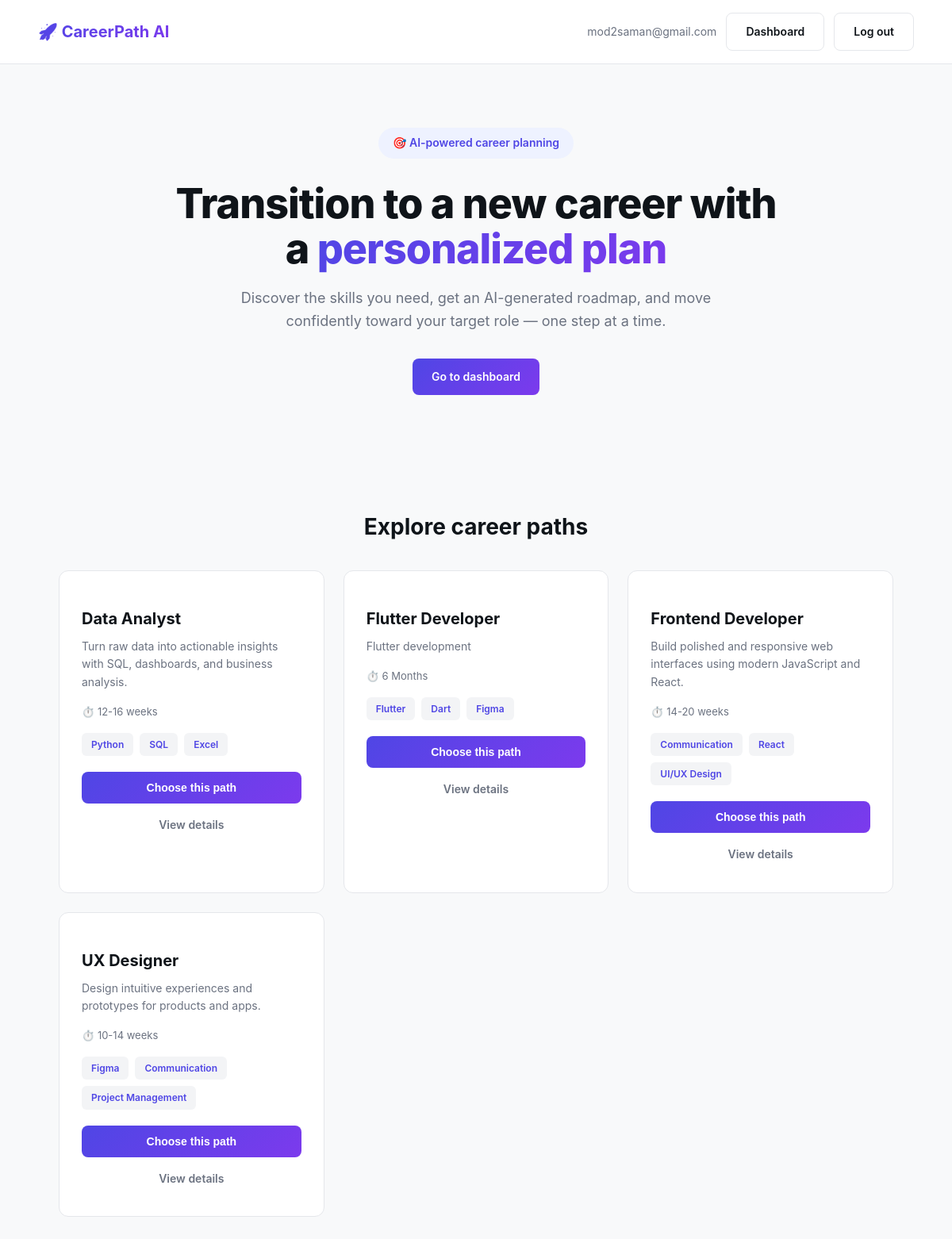
Screenshot of / (signed in) with the database file from the repository.
### accounts/models.py (models this page shows, shortened)
class User(AbstractUser):
    full_name = models.CharField(max_length=150, blank=True, null=True, verbose_name="Full Name")
    email = models.EmailField(unique=True, verbose_name="Email Address")

### careers/models.py (models this page shows, shortened)
class Career(models.Model):
    title           = models.CharField(max_length=150, unique=True)
    description     = models.TextField()
    required_skills = models.ManyToManyField(Skill, through='CareerSkill', related_name='careers')
    estimated_time  = models.CharField(max_length=50, default='6 Months')

### skills/models.py (models this page shows, shortened)
class Skill(models.Model):
    name = models.CharField(max_length=100, unique=True)
    category = models.CharField(max_length=100, blank=True, null=True) # Technical, Soft Skill

### core/views.py (the view)
# urls.py: path("", landing, name="landing"),
def landing(request):
    careers = Career.objects.all().order_by('title')
    return render(request, "landing.html", {"careers": careers})

### core/templates/landing.html (shortened to what this page needs)
{% extends 'base.html' %}
{% block content %}
<section class="hero">
  <div class="hero-badge">🎯 AI-powered career planning</div>
  <h1>Transition to a new career with a <span class="gradient-text">personalized plan</span></h1>
  <p>
    Discover the skills you need, get an AI-generated roadmap, and move
    confidently toward your target role — one step at a time.
  </p>
  <div class="hero-buttons">
    {% if user.is_authenticated %}
    <a href="/dashboard/" class="btn-primary">Go to dashboard</a>
    {% else %}
    <a href="/accounts/signup/" class="btn-primary">Start free</a>
    <a href="/accounts/login/" class="btn-secondary">I have an account</a>
    {% endif %}
  </div>
</section>
<div class="container">
  <h2 class="section-title text-center">Explore career paths</h2>
  <div class="grid">
    {% if careers %}
    {% for career in careers %}
    <div class="career-card">
      <div class="career-title">{{ career.title }}</div>
      <div class="career-desc">{{ career.description|truncatewords:16 }}</div>
      <div class="career-meta">⏱️ {{ career.estimated_time }}</div>
      <div class="skill-tags">
        {% for skill in career.required_skills.all|slice:":3" %}
        <span class="skill-tag">{{ skill.name }}</span>
        {% endfor %}
      </div>
      <form method="post" action="/dashboard/select-career/{{ career.id }}/">
        <button type="submit" class="btn-primary btn-full">
          {% if career == target_career %}✓ Current target{% else %}Choose this path{% endif %}
        </button>
      </form>
      <a href="/careers/{{ career.id }}/" class="btn-ghost btn-full" style="margin-top:8px;">View details</a>
    </div>
    {% empty %}
    <p>No careers yet. Run <code>python manage.py seed_data</code>.</p>
    {% endfor %}
    {% else %}
    <div class="empty-state text-center">
      <p>No career paths are available yet. Check back soon.</p>
    </div>
    {% endif %}
  </div>
</div>
{% endblock %}

### accounts/templates/base.html (shortened to what this page needs)
{% load static %}
<!DOCTYPE html>
<html lang="en">
<head>
  <link rel="stylesheet" href="{% static 'css/style.css' %}">
</head>
<body>
  <nav class="landing-nav">
    <a href="/" class="logo">🚀 CareerPath AI</a>
    <div style="display:flex; gap:12px; align-items:center;">
      {% if user.is_authenticated %}
        <span style="color:var(--text-muted); font-size:14px;">{{ user.email }}</span>
        <a href="/dashboard/" class="btn-secondary">Dashboard</a>
        <a href="/accounts/logout/" class="btn-secondary">Log out</a>
      {% else %}
        <a href="/accounts/login/" class="btn-secondary">Log in</a>
        <a href="/accounts/signup/" class="btn-primary">Get started</a>
      {% endif %}
    </div>
  </nav>
  <main>
    {% block content %}{% endblock %}
  </main>
</body>
</html>

### dashboard/static/css/style.css (style rules this page uses)
:root { --primary: #4F46E5; --primary-dark: #4338CA; --secondary: #7C3AED; --gradient: linear-gradient(135deg, #4F46E5 0%, #7C3AED 100%); --bg: #F8F9FA; --surface: #FFFFFF; --border: #E5E7EB; --text: #0F1419; --text-muted: #6B7280; --success: #10B981; --success-bg: #E8F5E9; --warning: #F59E0B; --warning-bg: #FFF3E0; --radius: 8px; --radius-lg: 12px; --shadow: 0 4px 12px rgba(0, 0, 0, 0.08); --shadow-lg: 0 12px 32px rgba(0, 0, 0, 0.1); }
* { margin: 0; padding: 0; box-sizing: border-box; }
body { font-family: -apple-system, BlinkMacSystemFont, 'Segoe UI', Roboto, sans-serif; background: var(--bg); color: var(--text); line-height: 1.6; }
a { text-decoration: none; color: inherit; }
.logo { font-size: 20px; font-weight: 700; background: var(--gradient); -webkit-background-clip: text; -webkit-text-fill-color: transparent; background-clip: text; }
.btn, .btn-primary, .btn-secondary, .btn-ghost { display: inline-block; padding: 12px 24px; border-radius: var(--radius); font-size: 14px; font-weight: 600; cursor: pointer; border: none; transition: all 0.2s; text-align: center; }
.btn-primary { background: var(--gradient); color: white; }
.btn-secondary { background: var(--surface); border: 1px solid var(--border); color: var(--text); }
.btn-ghost { background: none; color: var(--text-muted); padding: 8px 16px; }
.btn-full { width: 100%; }
main { min-height: calc(100vh - 73px); }
.container { max-width: 1100px; margin: 0 auto; padding: 48px 24px; }
.section-title { font-size: 20px; font-weight: 700; margin: 40px 0 20px; }
.grid { display: grid; grid-template-columns: repeat(auto-fit, minmax(300px, 1fr)); gap: 24px; }
.career-card { background: var(--surface); border: 1px solid var(--border); border-radius: var(--radius-lg); padding: 28px; transition: all 0.3s; position: relative; overflow: hidden; }
.career-card::before { content: ''; position: absolute; top: 0; left: 0; right: 0; height: 4px; background: var(--gradient); transform: scaleX(0); transform-origin: left; transition: transform 0.3s; }
.career-title { font-size: 20px; font-weight: 700; margin-bottom: 8px; }
.career-desc { font-size: 14px; color: var(--text-muted); margin-bottom: 16px; }
.career-meta { font-size: 13px; color: var(--text-muted); margin-bottom: 16px; }
.skill-tags { display: flex; flex-wrap: wrap; gap: 8px; margin-bottom: 20px; }
.skill-tag { background: #F3F4F6; color: var(--primary); padding: 5px 12px; border-radius: 6px; font-size: 12px; font-weight: 600; }
.text-center { text-align: center; }
.gradient-text { background: var(--gradient); -webkit-background-clip: text; -webkit-text-fill-color: transparent; background-clip: text; }
.landing-nav { display: flex; justify-content: space-between; align-items: center; padding: 16px 48px; border-bottom: 1px solid var(--border); background: var(--surface); position: sticky; top: 0; z-index: 100; }
.hero { text-align: center; padding: 80px 24px 56px; max-width: 820px; margin: 0 auto; }
.hero-badge { display: inline-block; background: #EEF2FF; color: var(--primary); font-size: 14px; font-weight: 600; padding: 8px 18px; border-radius: 24px; margin-bottom: 28px; }
.hero h1 { font-size: 52px; font-weight: 800; line-height: 1.1; letter-spacing: -1px; margin-bottom: 20px; color: var(--text); }
.hero p { font-size: 18px; color: var(--text-muted); max-width: 620px; margin: 0 auto 32px; line-height: 1.6; }
.hero-buttons { display: flex; gap: 14px; justify-content: center; flex-wrap: wrap; }
.section-title { font-size: 28px; font-weight: 700; margin-bottom: 32px; color: var(--text); }

### rows the page displays
User: email "mod2saman@gmail.com"
Career: title "Data Analyst", description "Turn raw data into actionable insights with SQL, dashboards, and business analysis.", estimated_time "12-16 weeks"
Skill: name "Python"
Skill: name "SQL"
Skill: name "Excel"
Career: title "Flutter Developer", description "Flutter development", estimated_time "6 Months"
Skill: name "Flutter"
Skill: name "Dart"
Skill: name "Figma"
Career: title "Frontend Developer", description "Build polished and responsive web interfaces using modern JavaScript and React.", estimated_time "14-20 weeks"
Skill: name "Communication"
Skill: name "React"
Skill: name "UI/UX Design"
Career: title "UX Designer", description "Design intuitive experiences and prototypes for products and apps.", estimated_time "10-14 weeks"
Skill: name "Project Management"
